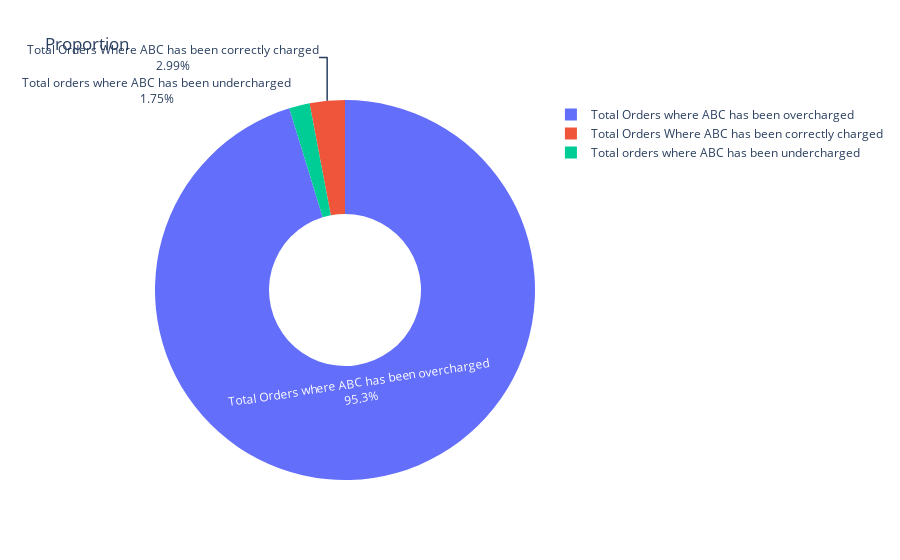

Source (notebook cell):
### Code cell
# Visualize the proportion of errors
import plotly.graph_objects as go
fig = go.Figure(data=go.Pie(labels=df_summary['Description'],
                            values=df_summary['Count'],
                            textinfo='label+percent',
                            hole=0.4))
fig.update_layout(title='Proportion')
fig.show()

### Figure 1 — Plotly figure (JSON) as saved in the notebook; plotly's stock layout.template omitted (floating-point values rounded to 4 significant figures)
{"data": [{"hole": 0.4, "labels": ["Total Orders Where ABC has been correctly charged", "Total Orders where ABC has been overcharged", "Total orders where ABC has been undercharged"], "textinfo": "label+percent", "type": "pie", "values": [12, 382, 7]}], "layout": {"title": {"text": "Proportion"}}}
